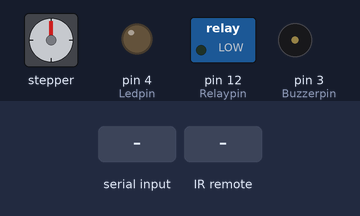
The sketch below on a simulated Arduino Uno, built with avr-gcc and run on an emulated ATmega328P. Parts: stepper motor, switched loads named in the sketch (green lamp = pin HIGH), output pins drawn as LEDs (lit = HIGH), buzzer (waves = sounding, pin HIGH). Wiring (inferred from the names in the program): stepper motor (2048 steps per turn assumed): coils pin 8, pin 9, pin 10, pin 11. Inputs (shaded band) come from the test bench. Pins used as bus, display or sensor lines are not drawn; what the sketch prints to the serial monitor is not drawn.

Above: at 1.2 s.
1.3 s: "1" received over Serial
At 2.84 s:
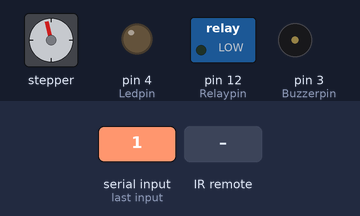
4.3 s: infrared code 0xFFA25D received
At 4.69 s:
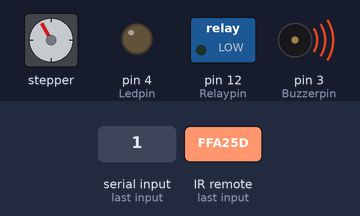
7.3 s: infrared code 0xFF18E7 received
10.3 s: infrared code 0xFF629D received
At 10.44 s:
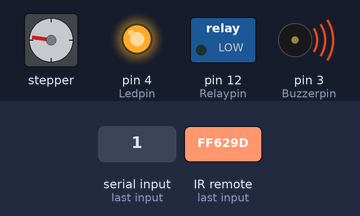
13.3 s: infrared code 0xFFE21D received
At 13.43 s:
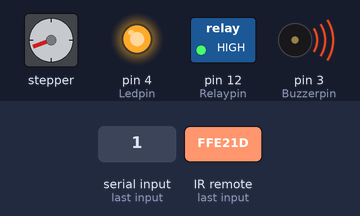
16.3 s: infrared code 0xFFA25D received
At 16.64 s:
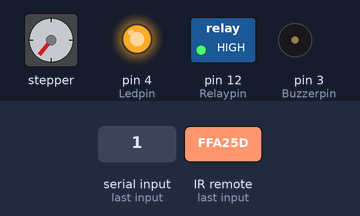
Timing chart, 0 to 22.2 s (numbered marks = the images above; inputs shaded):
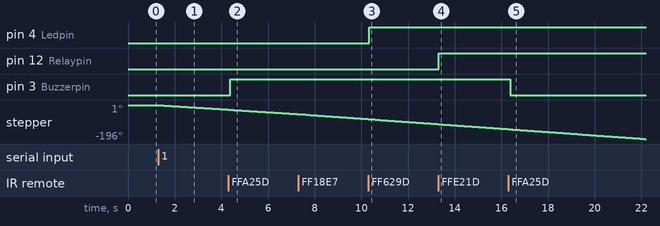

The sketch:

LAB12_Control_Multi_Load_by_IRremote_Master.ino
```cpp
#include <IRremote.h>
int RECV_PIN = 7;

int motorPin1 = 8;// Blue   - 28BYJ48 pin 1
int motorPin2 = 9;// Pink   - 28BYJ48 pin 2
int motorPin3 = 10;// Yellow - 28BYJ48 pin 3
int motorPin4 = 11;// Orange - 28BYJ48 pin 4
int motorSpeed = 10;     //variable to set stepper speed
int Buzzerpin = 3; // ควบคุม Buzzer
int Ledpin = 4; // ควบคุม LED
int Relaypin = 12; // ควบคุม Relay
int Buzzer;
int Led;
int Relay;

char val = '0';

  #define buttonLeft 16734885 // แก้ค่าปุ่มกดที่ 1 ตามรีโมตที่ใช้ // ปุ่มสั่งไว้หมุนวนซ้าย
  #define buttonRight 16716015 // แก้ค่าปุ่มกดที่ 2 ตามรีโมตที่ใช // ปุ่มสั่งหมุนวนขวา
  #define buttonUp 16718055 // แก้ค่าปุ่มกดที่ 3 ตามรีโมตที่ใช้ // ปุ่มเพิ่มความเร็ว
  #define buttonDown 16730805 // แก้ค่าปุ่มกดที่ 4 ตามรีโมตที่ใช้ // ปุ่มลดความเร็ว
  #define button1 16753245 // ควบคุม Buzzer
  #define button2 16736925 // ควบคุมหลอดไฟ LED
  #define button3 16769565 // ควบคุม Relay


  IRrecv irrecv(RECV_PIN);
  decode_results results;


void setup() {
  //declare the motor pins as outputs
  pinMode(motorPin1, OUTPUT);
  pinMode(motorPin2, OUTPUT);
  pinMode(motorPin3, OUTPUT);
  pinMode(motorPin4, OUTPUT);
  pinMode(motorSpeed, OUTPUT);
  pinMode(Buzzerpin, OUTPUT);
  pinMode(Ledpin, OUTPUT);
  pinMode(Relaypin, OUTPUT);

  irrecv.enableIRIn(); // Start the receiverirrecv.enableIRIn();

  Serial.begin(9600);
}
void loop() {

  if (Serial.available() > 0)
  {
    val = Serial.read();
    Serial.println(val);
  }
  if (val == '1') {
    counterclockwise(); //หมุนวนขวา
  }
  if (val == '2') {
    clockwise();  //หมุนวนซ้าย
  }
  if (val == '0') {  //หยุดหมุน
    digitalWrite(motorPin1, LOW);
    digitalWrite(motorPin2, LOW);
    digitalWrite(motorPin3, LOW);
    digitalWrite(motorPin4, LOW);
  }

  remotecontrol(); // ใช้รีโมต
}
void clockwise () {
  // 1
  digitalWrite(motorPin1, HIGH);
  digitalWrite(motorPin2, LOW);
  digitalWrite(motorPin3, LOW);
  digitalWrite(motorPin4, LOW);
  delay(motorSpeed);
  // 2
  digitalWrite(motorPin1, HIGH);
  digitalWrite(motorPin2, HIGH);
  digitalWrite(motorPin3, LOW);
  digitalWrite(motorPin4, LOW);
  delay (motorSpeed);
  // 3
  digitalWrite(motorPin1, LOW);
  digitalWrite(motorPin2, HIGH);
  digitalWrite(motorPin3, LOW);
  digitalWrite(motorPin4, LOW);
  delay(motorSpeed);
  // 4
  digitalWrite(motorPin1, LOW);
  digitalWrite(motorPin2, HIGH);
  digitalWrite(motorPin3, HIGH);
  digitalWrite(motorPin4, LOW);
  delay(motorSpeed);
  // 5
  digitalWrite(motorPin1, LOW);
  digitalWrite(motorPin2, LOW);
  digitalWrite(motorPin3, HIGH);
  digitalWrite(motorPin4, LOW);
  delay(motorSpeed);
  // 6
  digitalWrite(motorPin1, LOW);
  digitalWrite(motorPin2, LOW);
  digitalWrite(motorPin3, HIGH);
  digitalWrite(motorPin4, HIGH);
  delay (motorSpeed);
  // 7
  digitalWrite(motorPin1, LOW);
  digitalWrite(motorPin2, LOW);
  digitalWrite(motorPin3, LOW);
  digitalWrite(motorPin4, HIGH);
  delay(motorSpeed);
  // 8
  digitalWrite(motorPin1, HIGH);
  digitalWrite(motorPin2, LOW);
  digitalWrite(motorPin3, LOW);
  digitalWrite(motorPin4, HIGH);
  delay(motorSpeed);
}
void counterclockwise() {
  // 1
  digitalWrite(motorPin4, HIGH);
  digitalWrite(motorPin3, LOW);
  digitalWrite(motorPin2, LOW);
  digitalWrite(motorPin1, LOW);
  delay(motorSpeed);
  // 2
  digitalWrite(motorPin4, HIGH);
  digitalWrite(motorPin3, HIGH);
  digitalWrite(motorPin2, LOW);
  digitalWrite(motorPin1, LOW);
  delay (motorSpeed);
  // 3
  digitalWrite(motorPin4, LOW);
  digitalWrite(motorPin3, HIGH);
  digitalWrite(motorPin2, LOW);
  digitalWrite(motorPin1, LOW);
  delay(motorSpeed);
  // 4
  digitalWrite(motorPin4, LOW);
  digitalWrite(motorPin3, HIGH);
  digitalWrite(motorPin2, HIGH);
  digitalWrite(motorPin1, LOW);
  delay(motorSpeed);
  // 5
  digitalWrite(motorPin4, LOW);
  digitalWrite(motorPin3, LOW);
  digitalWrite(motorPin2, HIGH);
  digitalWrite(motorPin1, LOW);
  delay(motorSpeed);
  // 6
  digitalWrite(motorPin4, LOW);
  digitalWrite(motorPin3, LOW);
  digitalWrite(motorPin2, HIGH);
  digitalWrite(motorPin1, HIGH);
  delay (motorSpeed);
  // 7
  digitalWrite(motorPin4, LOW);
  digitalWrite(motorPin3, LOW);
  digitalWrite(motorPin2, LOW);
  digitalWrite(motorPin1, HIGH);
  delay(motorSpeed);
  // 8
  digitalWrite(motorPin4, HIGH);
  digitalWrite(motorPin3, LOW);
  digitalWrite(motorPin2, LOW);
  digitalWrite(motorPin1, HIGH);
  delay(motorSpeed);
}

void remotecontrol() {
  if (irrecv.decode(&results)) {
  Serial.print("รหัสปุ่มกด: ");
  Serial.println(results.value);


  if (results.value == buttonRight) { // ถ้าค่าที่ส่งมาตรงกับ ค่าในตัวแปร button1 ให้ทำใน ปีกกา if
   Serial.println("หมุนซ้าย");
   clockwise();
  }

  if (results.value == buttonLeft) { // ถ้าค่าที่ส่งมาตรงกับ ค่าในตัวแปร button1 ให้ทำใน ปีกกา if
   Serial.println("หมุนขวา");
   counterclockwise();
  }

   if (results.value == buttonUp) { // ถ้าค่าที่ส่งมาตรงกับ ค่าในตัวแปร code1 ให้ทำใน ปีกกา if
   Serial.println("เพิ่มความเร็ว");
   Serial.println("MotorSpeed");
   Serial.println(motorSpeed);
     if  (3 < motorSpeed) {
         motorSpeed = motorSpeed-1;
        }
   }

    if (results.value == buttonDown) { // ถ้าค่าที่ส่งมาตรงกับ ค่าในตัวแปร code1 ให้ทำใน ปีกกา if
   Serial.println("ลดความเร็ว");
   Serial.println("MotorSpeed");
   Serial.println(motorSpeed);
     if  ( 3 <= motorSpeed ) {
         motorSpeed = motorSpeed+1;
        }
   }

    if (results.value == button1) { // ถ้าค่าที่ส่งมาตรงกับ ค่าในตัวแปร code1 ให้ทำใน ปีกกา if
    Serial.println("เปิดเสียงเตือน");
      if (Buzzer == 0){
      digitalWrite(Buzzerpin, HIGH);
      Buzzer = 1;
      } else {
      digitalWrite(Buzzerpin, LOW);
      Buzzer = 0;
      }
    }


    if (results.value == button2) { // ถ้าค่าที่ส่งมาตรงกับ ค่าในตัวแปร code1 ให้ทำใน ปีกกา if
    Serial.println("เปิดหลอดไฟ");
      if (Led == 0){
      digitalWrite(Ledpin, HIGH);
      Led = 1;
      } else {
      digitalWrite(Ledpin, LOW);
      Led = 0;
      }
    }

    if (results.value == button3) { // ถ้าค่าที่ส่งมาตรงกับ ค่าในตัวแปร code1 ให้ทำใน ปีกกา if
    Serial.println("เปิดรีเลย์");
      if (Relay == 0){
      digitalWrite(Relaypin, HIGH);
      Relay = 1;
      } else {
      digitalWrite(Relaypin, LOW);
      Relay = 0;
      }
    }


  irrecv.resume(); // Receive the next value
  }

  }
```

Measured:
- after the input at 1.3 s, stepper: keeps turning counter-clockwise at about 9°/s, starting after 0.12 s
- after the input at 4.3 s, pin 3 (Buzzerpin): LOW → HIGH after 0.07 s
- after the input at 10.3 s, pin 4 (Ledpin): LOW → HIGH after 0.05 s
- after the input at 13.3 s, pin 12 (Relaypin): LOW → HIGH at once
- after the input at 16.3 s, pin 3 (Buzzerpin): HIGH → LOW after 0.08 s
